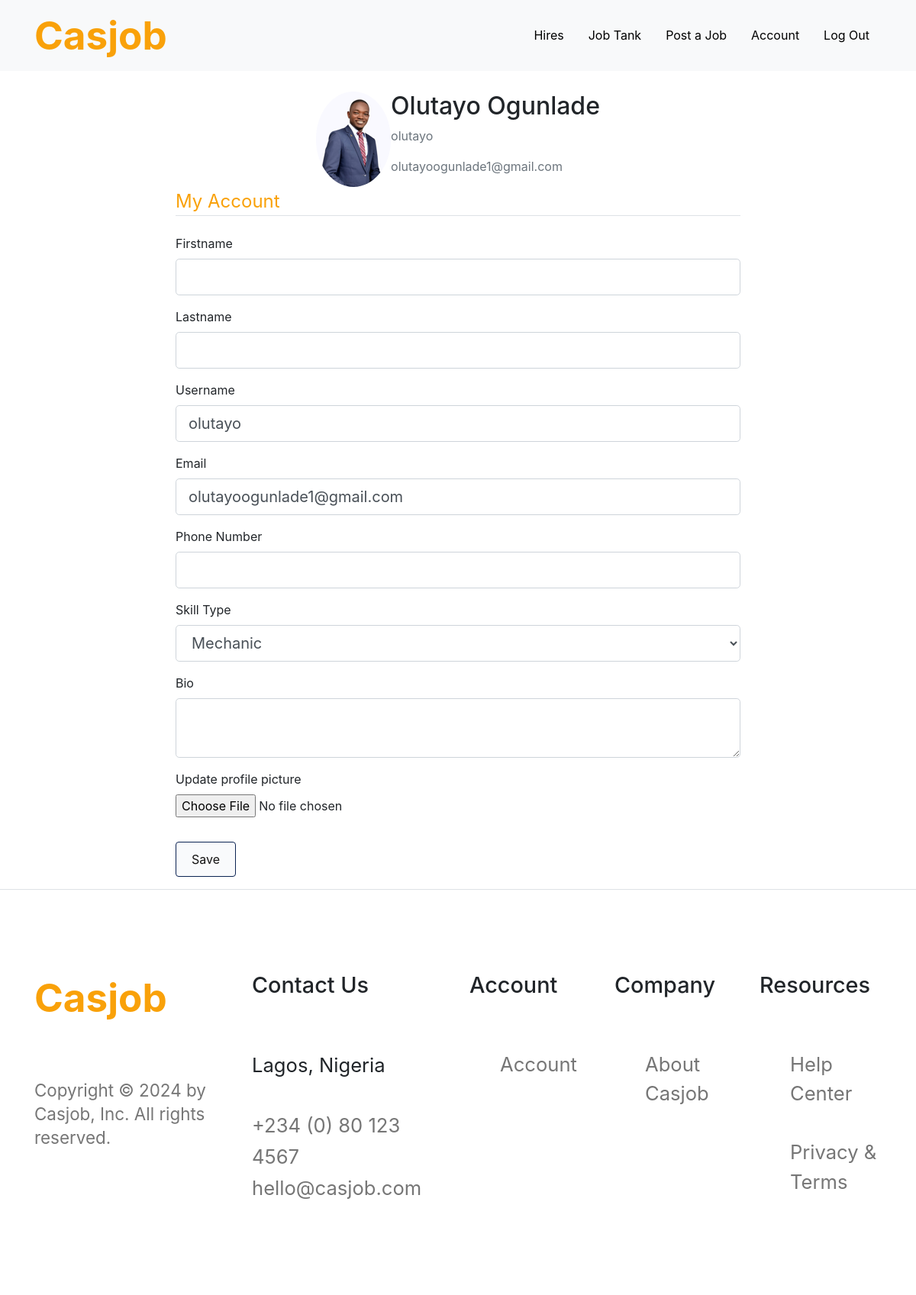
Page /account (signed in) on the committed database.
### casjob/models.py (models this page shows, shortened)
class User(db.Model, UserMixin):
    id = db.Column(db.Integer, primary_key=True)
    firstname = db.Column(db.String(20), unique=False, nullable=True)
    lastname = db.Column(db.String(20), unique=False, nullable=True)
    username = db.Column(db.String(20), unique=True, nullable=False)
    phone_number = db.Column(db.String(20), unique=True, nullable=True)
    email = db.Column(db.String(120), unique=True, nullable=False)
    skill_type = db.Column(db.String(50), nullable=True)
    bio = db.Column(db.String(300), nullable=True)
    image_file = db.Column(db.String(20), nullable=False, default='default.jpg')
    password = db.Column(db.String(60), nullable=False)
    years_of_experience = db.Column(db.Integer)
    posts = db.relationship('Post', backref='author', lazy=True)
    applications = db.relationship('JobApplication', backref='applicant', lazy=True)

### casjob/routes.py (the view)
@app.route('/account', methods=['GET', 'POST'])
@login_required
def account():
    form = UpdateAccountForm()
    if form.validate_on_submit():
        if form.image.data:
            picture_file = save_picture(form.image.data)
            current_user.image_file = picture_file
        current_user.firstname = form.firstname.data
        current_user.lastname = form.lastname.data
        current_user.username = form.username.data
        current_user.email = form.email.data
        current_user.phone_number = form.phone_number.data
        current_user.skill_type = form.skill_type.data
        current_user.bio = form.bio.data
        db.session.commit()
        flash('Your account has been updated!', 'success')
        return redirect(url_for('account'))
    elif request.method == 'GET':
        form.username.data = current_user.username
        form.email.data = current_user.email
    image_file = url_for('static', filename='profile_pics/' + current_user.image_file)
    return render_template('account.html', title='Account', image_file=image_file, form=form)

### casjob/forms.py (shortened to what this page needs)
class UpdateAccountForm(FlaskForm):
    firstname = StringField('Firstname',
                           validators=[DataRequired(), Length(min=2, max=20)])
    lastname = StringField('Lastname',
                           validators=[DataRequired(), Length(min=2, max=20)])
    username = StringField('Username',
                           validators=[DataRequired(), Length(min=2, max=20)])
    email = StringField('Email',
                           validators=[DataRequired(), Email()])
    skill_type = SelectField('Skill Type', choices=[(skill, skill) for skill in SKILLS])
    phone_number = StringField('Phone Number', validators=[DataRequired(), Length(min=10, max=15)])
    bio = TextAreaField('Bio', validators=[DataRequired()])
    image = FileField('Update profile picture', validators=[FileAllowed(['jpg', 'png'])])
    submit = SubmitField('Save')

### casjob/models.py (called while the page is built)
@login_manager.user_loader
def load_user(user_id):
    return User.query.get(int(user_id))

### casjob/Templates/account.html (shortened to what this page needs)
{% extends 'base.html' %}
{% block content %}
    <div class="content-section container-fluid max-width: 740px;">
        <div class="row justify-content-center">
        <div class="media mx-auto max-width: 740px; justify-content-center">
            <img class="rounded-circle account-img" src="{{ image_file }}">
            <div class="media-body">
                <h2 class="account-heading">{{ current_user.firstname }} {{ current_user.lastname }}</h2>
                <p class="text-secondary">{{ current_user.username }}</p>
                <p class="text-secondary">{{ current_user.email }}</p>
            </div>
        </div>
        </div>
        <div class="content-section mx-auto" style="max-width: 740px;">
            <form method="POST" action="" enctype="multipart/form-data">
                <fieldset class="form-group">
                    <legend class="border-bottom mb-4">My Account</legend>
                    <div class="form-group">
                        {{ form.firstname.label(class="form-control-label") }}
                        {% if form.firstname.errors %}
                            {{ form.firstname(class="form-control form-control-lg is-invalid") }}
                            <div class="invalid-feedback">
                                {% for error in form.firstname.errors %}
                                    <span>{{ error }}</span>
                                {% endfor %}
                            </div>
                        {% else %}
                            {{ form.firstname(class="form-control form-control-lg") }}
                        {% endif %}
                    </div>
                    <div class="form-group">
                        {{ form.lastname.label(class="form-control-label") }}
                        {% if form.lastname.errors %}
                            {{ form.lastname(class="form-control form-control-lg is-invalid") }}
                            <div class="invalid-feedback">
                                {% for error in form.lastname.errors %}
                                    <span>{{ error }}</span>
                                {% endfor %}
                            </div>
                        {% else %}
                            {{ form.lastname(class="form-control form-control-lg") }}
                        {% endif %}
                    </div>
                    <div class="form-group">
                        {{ form.username.label(class="form-control-label") }}
                        {% if form.username.errors %}
                            {{ form.username(class="form-control form-control-lg is-invalid") }}
                            <div class="invalid-feedback">
                                {% for error in form.username.errors %}
                                    <span>{{ error }}</span>
                                {% endfor %}
                            </div>
                        {% else %}
                            {{ form.username(class="form-control form-control-lg") }}
                        {% endif %}
                    </div>
                    <div class="form-group">
                        {{ form.email.label(class="form-control-label") }}
                        {% if form.email.errors %}
                            {{ form.email(class="form-control form-control-lg is-invalid") }}
                            <div class="invalid-feedback">
                                {% for error in form.email.errors %}
                                    <span>{{ error }}</span>
                                {% endfor %}
                            </div>
                        {% else %}
                            {{ form.email(class="form-control form-control-lg") }}
                        {% endif %}
                    </div>
                    <div class="form-group">
                        {{ form.phone_number.label(class="form-control-label") }}
                        {% if form.phone_number.errors %}
                            {{ form.phone_number(class="form-control form-control-lg is-invalid") }}
                            <div class="invalid-feedback">
                                {% for error in form.phone_number.errors %}
                                    <span>{{ error }}</span>
                                {% endfor %}
                            </div>
                        {% else %}
                            {{ form.phone_number(class="form-control form-control-lg") }}
                        {% endif %}
                    </div>
                    <div class="form-group">
                        {{ form.skill_type.label(class="form-control-label") }}
                        {{ form.skill_type(class="form-control form-control-lg") }}
                    </div>
                    <div class="form-group">
                        {{ form.bio.label(class="form-control-label") }}
                        {{ form.bio(class="form-control form-control-lg") }}
                    </div>
                    <div class="form-group">
                        {{ form.image.label() }}
                        {{ form.image(class="form-control-file") }}
                    </div>
                </fieldset>
                <div class="form-group">
                    {{ form.submit(class="btn btn-outline-info custom-submit-btn") }}
                </div>
            </form>
        </div>
    </div>
{% endblock content %}

### casjob/static/styles.css (style rules this page uses)
body { margin-top: 120px; padding: 0; }
legend { color: #f9a109; }
.btn { background-color: #f9fafc; color: #141313; border: solid 1px; border-color: #0c2453; padding: 10px 20px; cursor: pointer; }

### rows in the picture
User: firstname "Olutayo", lastname "Ogunlade", username "olutayo", email "olutayoogunlade1@gmail.com", skill_type "Mechanic"
